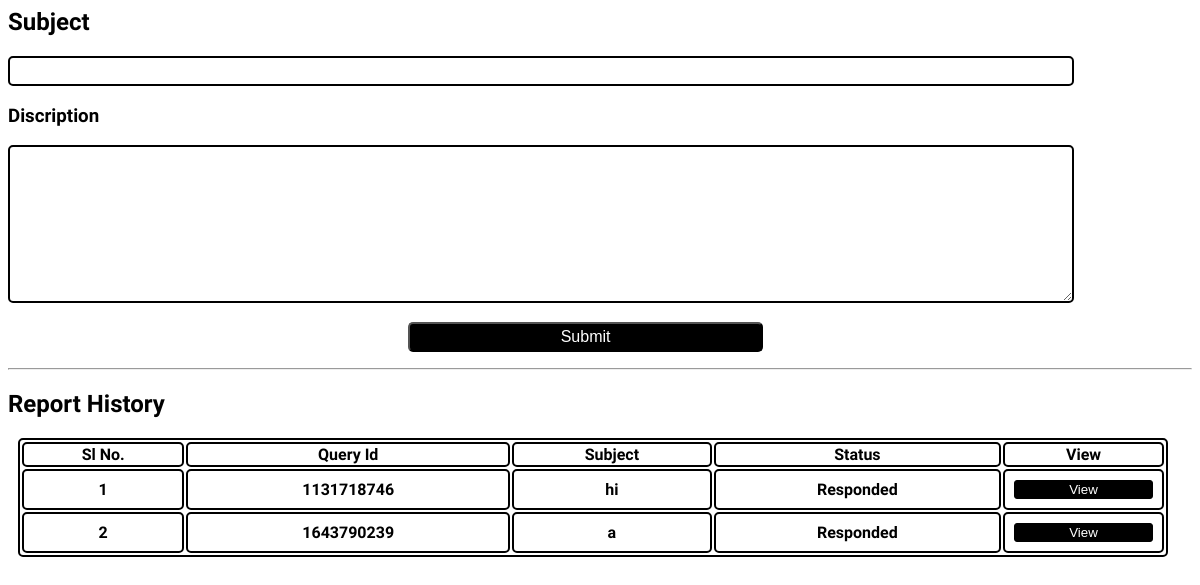
The app's page /startup-investor/Startup/home/assets/php/reportissue.php (signed in) with its own data.
### tables this page shows
CREATE TABLE `report` (
  `report_id` bigint(255) NOT NULL,
  `unique_id` bigint(255) NOT NULL,
  `name` varchar(255) NOT NULL,
  `email` varchar(255) NOT NULL,
  `subject` varchar(1000) NOT NULL,
  `description` varchar(10000) NOT NULL,
  `action` bigint(255) NOT NULL
);

### startup-investor/Startup/home/assets/php/reportissue.php (the view, shortened to what this page needs)
<?php
include("../../../../Assets/php/connection/connection.php");
$id = $_SESSION['user_id'];
?>
<div>
    <form action="" method="post">
        <h2>Subject</h2>
        <input type="text" name="subject" id="" required>
        <br>
        <h3>Discription</h3>
        <textarea name="discription" id="" cols="30" rows="10" required></textarea>
        <br><br>
        <input type="submit" value="Submit" name="report">
    </form>
</div>
<hr>
<h2>Report History</h2>
<div>
    <table>
        <tr>
            <td>Sl No.</td>
            <td>Query Id</td>
            <td>Subject</td>
            <td>Status</td>
            <td>View</td>
        </tr>
        <?php
            $reports = mysqli_query($con,"SELECT * FROM report where unique_id = $id");
            $x =1;
            while($fetch = mysqli_fetch_array($reports)){
                echo '
                <tr>
                    <td>'.$x.'</td>
                    <td>'.$fetch['report_id'].'</td>
                    <td>'.$fetch['subject'].'</td>
                    <td>';
                    if($fetch['action']==0){
                        echo "Submitted";
                    }elseif($fetch['action'] ==1){
                        echo "Responded";
                    }
                    echo '</td>
                    <td><form action="report_reply.php" method="post">
                    <input type="text" value="'.$fetch['report_id'].'" name="report_id" hidden>
                    <input type="text" value="'.$fetch['unique_id'].'" name="user_id" hidden>
                    <input type="submit" value="View" class="view" onclick="alert(\'Query Submitted\')">
                    </form></td>
                </tr>
                ';
                $x++;
            }
        ?>
    </table>
</div>

### startup-investor/Startup/home/assets/php/reportissue.php (style rules this page uses)
div > form > input[type="text"] { width: 90%; height: 30px; border: 2px solid black; border-radius: 5px; font-size: medium; background-color: transparent; }
div > form > textarea { width: 90%; border: 2px solid black; border-radius: 5px; font-size: medium; background-color: transparent; }
div > form > input[type="submit"] { width: 30%; height: 30px; border: 2px solid black); border-radius: 5px; font-size: medium; transform: translateX(400px); background-color: black; color: white; }
table,th,td { border: 2px solid black; text-align: center; border-radius: 5px; font-weight: bold; }
td,th { word-wrap: break-word; max-width: 200px; background-color: rgba(255, 255, 255, 0.371); }
table { margin: 10px; width: 1150px; }
.view { width: 90%; height: 90%; border: 1px solid black; border-radius:3px; transform: translateY(8px); background-color: black; color: white; }

### records on screen
report: report_id "1131718746", subject "hi", action "Responded"
report: report_id "1643790239", subject "a", action "Responded"
